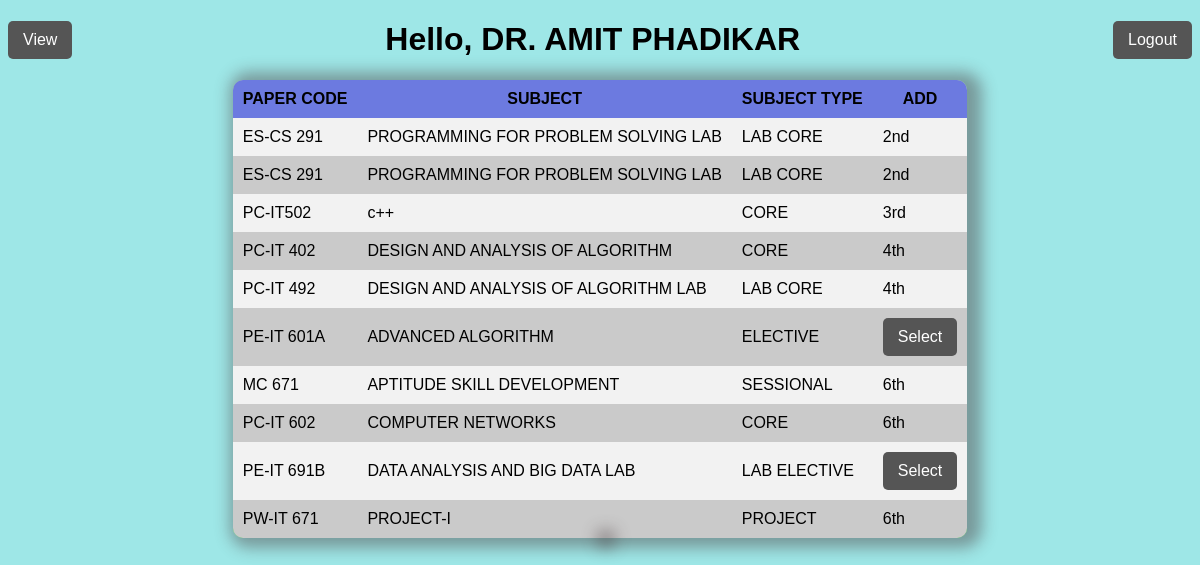
/teacheruser.php (signed in), run on the app's committed database.
### tables this page shows
CREATE TABLE `teacher_subject` (
  `PROGRAM` varchar(50) NOT NULL,
  `SEMESTER` varchar(50) NOT NULL,
  `SUBJECT` varchar(50) NOT NULL,
  `TEACHER_NAME` varchar(50) NOT NULL,
  `PCODE` varchar(50) NOT NULL,
  `TEACHER_ID` varchar(50) NOT NULL,
  `TYPE` varchar(50) NOT NULL,
  `TEACHER_IMG` varchar(400) NOT NULL,
  `GROUP` varchar(50) NOT NULL
);

### teacheruser.php (the view, shortened to what this page needs)
<?php
if (isset($_SESSION['id']) && isset($_SESSION['user_name'])) {
 ?>
<!DOCTYPE html>
<html>
<head>
	<link rel="stylesheet" type="text/css" href="ar.css">
          <a href="logout.php">Logout</a>
          <a href="studentview.php" class="view">View</a>
          <h1>Hello, <?php echo $_SESSION['name']; ?></h1>
</head>
<body>
     <center>
          <table>
          <?php
               include 'daba.php';
               $select = 'select * FROM teacher_subject WHERE TEACHER_NAME = "'. $_SESSION['name']. '"';
               $query = mysqli_query($cone,$select);
               $num = mysqli_num_rows($query);
               if ($num>0) {
                    echo "<tr>
                    <th>PAPER CODE</th>
                    <th>SUBJECT</th>
                    <th>SUBJECT TYPE</th>
                    <th>ADD</th>
                    </tr>";
                    while ($result = mysqli_fetch_array($query)) {
                         if ($result['TYPE']=='ELECTIVE'||$result['TYPE']=='LAB ELECTIVE') {
                              echo "<tr>
                              <td>".$result['PCODE']."</td>
                              <td>".$result['SUBJECT']."</td>
                              <td>".$result['TYPE']."</td>
                              <td>
                              <a href='teacheruser.php? SEMESTER=" . $result['SEMESTER'] . " & PROGRAM=" . $result['PROGRAM'] . "&PCODE=" . $result['PCODE'] . "& SUBJECT=" . $result['SUBJECT'] . "& TYPE=". $result['TYPE']."'>Select</a>
                              </td>
                              </tr>";
                         }else {
                              echo "<tr>
                              <td>".$result['PCODE']."</td>
                              <td>".$result['SUBJECT']."</td>
                              <td>".$result['TYPE']."</td>
                              <td>".$result['SEMESTER']."</td>
                              </tr>";
                         }
                    }
               }
          ?>
     </table>
</center>
</body>
</html>
<?php
}else{
     header("Location: teacheruser.php");
     exit();
}
 ?>

### ar.css (style rules this page uses)
* { font-family: sans-serif; box-sizing: border-box; }
body { background-color: #9ee7e7; background-blend-mode: screen; justify-content: space-around; align-items: center; height: 100vh; flex-direction: column; }
table { background: #5add5e; border-radius: 10px; overflow: hidden; border-collapse: collapse; box-shadow: 6px 1px 15px 9px #4c404275; }
th, td { padding: 10px; }
table th { background-color: #6c7ae0; }
table tr:nth-child(even) { background-color: #f2f2f2 }
table tr:nth-child(odd) { background-color: #cacaca }
h1 { text-align: center; color:black; }
a { float: right; background: #555; padding: 10px 15px; color: #fff; border-radius: 5px; border: none; text-decoration: none; }
.view { float: left; background: #555; padding: 10px 15px; color: #fff; border-radius: 5px; border: none; text-decoration: none; }

### data on the page
teacher_subject: PCODE "ES-CS 291", SUBJECT "PROGRAMMING FOR PROBLEM SOLVING LAB", TYPE "LAB CORE", SEMESTER "2nd"
teacher_subject: PCODE "ES-CS 291", SUBJECT "PROGRAMMING FOR PROBLEM SOLVING LAB", TYPE "LAB CORE", SEMESTER "2nd"
teacher_subject: PCODE "PC-IT502", SUBJECT "c++", TYPE "CORE", SEMESTER "3rd"
teacher_subject: PCODE "PC-IT 402", SUBJECT "DESIGN AND ANALYSIS OF ALGORITHM", TYPE "CORE", SEMESTER "4th"
teacher_subject: PCODE "PC-IT 492", SUBJECT "DESIGN AND ANALYSIS OF ALGORITHM LAB", TYPE "LAB CORE", SEMESTER "4th"
teacher_subject: PCODE "PE-IT 601A", SUBJECT "ADVANCED ALGORITHM", TYPE "ELECTIVE"
teacher_subject: PCODE "MC 671", SUBJECT "APTITUDE SKILL DEVELOPMENT", TYPE "SESSIONAL", SEMESTER "6th"
teacher_subject: PCODE "PC-IT 602", SUBJECT "COMPUTER NETWORKS", TYPE "CORE", SEMESTER "6th"
teacher_subject: PCODE "PE-IT 691B", SUBJECT "DATA ANALYSIS AND BIG DATA LAB", TYPE "LAB ELECTIVE"
teacher_subject: PCODE "PW-IT 671", SUBJECT "PROJECT-I", TYPE "PROJECT", SEMESTER "6th"

### other printed values
$_SESSION['name'] "DR. AMIT PHADIKAR"
